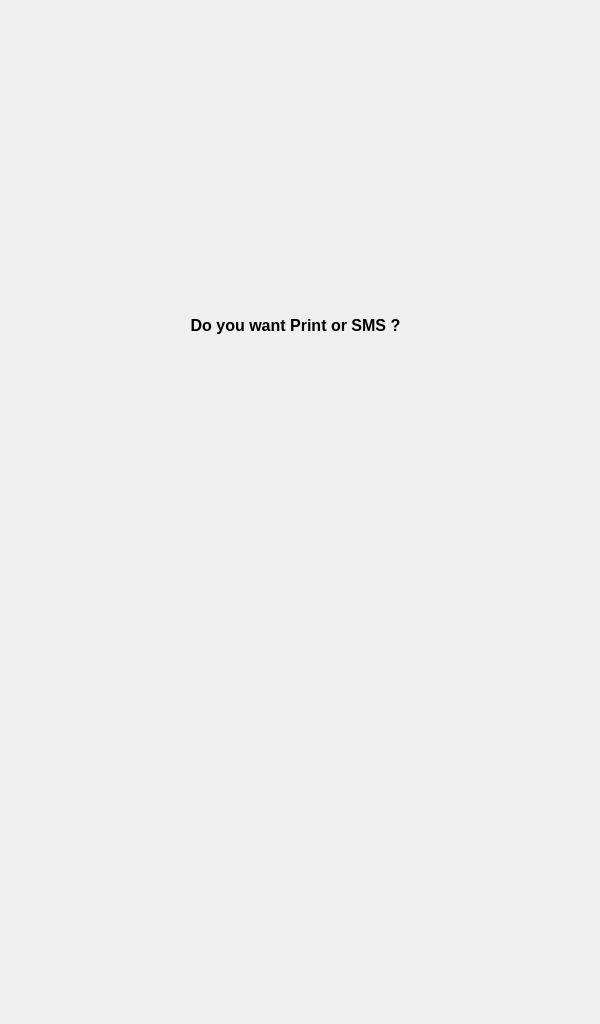
<?xml version="1.0" encoding="UTF-8"?>
<ui version="4.0">
 <class>MainWindow</class>
 <widget class="QMainWindow" name="MainWindow">
  <property name="geometry">
   <rect>
    <x>0</x>
    <y>0</y>
    <width>600</width>
    <height>1024</height>
   </rect>
  </property>
  <property name="windowTitle">
   <string>MainWindow</string>
  </property>
  <widget class="QWidget" name="centralwidget">
   <widget class="QLabel" name="label">
    <property name="geometry">
     <rect>
      <x>0</x>
      <y>0</y>
      <width>600</width>
      <height>1024</height>
     </rect>
    </property>
    <property name="text">
     <string/>
    </property>
    <property name="pixmap">
     <pixmap>../../designs/SBMI-HOME.jpg</pixmap>
    </property>
    <property name="scaledContents">
     <bool>true</bool>
    </property>
   </widget>
   <widget class="QLabel" name="label_2">
    <property name="geometry">
     <rect>
      <x>110</x>
      <y>260</y>
      <width>371</width>
      <height>131</height>
     </rect>
    </property>
    <property name="font">
     <font>
      <pointsize>12</pointsize>
      <weight>75</weight>
      <bold>true</bold>
     </font>
    </property>
    <property name="text">
     <string>Do you want Print or SMS ?</string>
    </property>
    <property name="alignment">
     <set>Qt::AlignCenter</set>
    </property>
   </widget>
   <widget class="QPushButton" name="Print_bt">
    <property name="geometry">
     <rect>
      <x>120</x>
      <y>420</y>
      <width>150</width>
      <height>150</height>
     </rect>
    </property>
    <property name="text">
     <string/>
    </property>
    <property name="icon">
     <iconset>
      <normaloff>../../designs/Print_btn.png</normaloff>../../designs/Print_btn.png</iconset>
    </property>
    <property name="iconSize">
     <size>
      <width>150</width>
      <height>150</height>
     </size>
    </property>
    <property name="flat">
     <bool>true</bool>
    </property>
   </widget>
   <widget class="QPushButton" name="Sms_bt">
    <property name="geometry">
     <rect>
      <x>340</x>
      <y>420</y>
      <width>150</width>
      <height>150</height>
     </rect>
    </property>
    <property name="text">
     <string/>
    </property>
    <property name="icon">
     <iconset>
      <normaloff>../../designs/sms_btn.png</normaloff>../../designs/sms_btn.png</iconset>
    </property>
    <property name="iconSize">
     <size>
      <width>150</width>
      <height>150</height>
     </size>
    </property>
    <property name="flat">
     <bool>true</bool>
    </property>
   </widget>
   <widget class="QLabel" name="timer_lb">
    <property name="geometry">
     <rect>
      <x>240</x>
      <y>170</y>
      <width>101</width>
      <height>51</height>
     </rect>
    </property>
    <property name="font">
     <font>
      <family>Segoe UI Variable Small Semibol</family>
      <pointsize>28</pointsize>
      <weight>75</weight>
      <bold>true</bold>
     </font>
    </property>
    <property name="text">
     <string/>
    </property>
    <property name="alignment">
     <set>Qt::AlignCenter</set>
    </property>
   </widget>
  </widget>
 </widget>
 <resources/>
 <connections/>
</ui>
